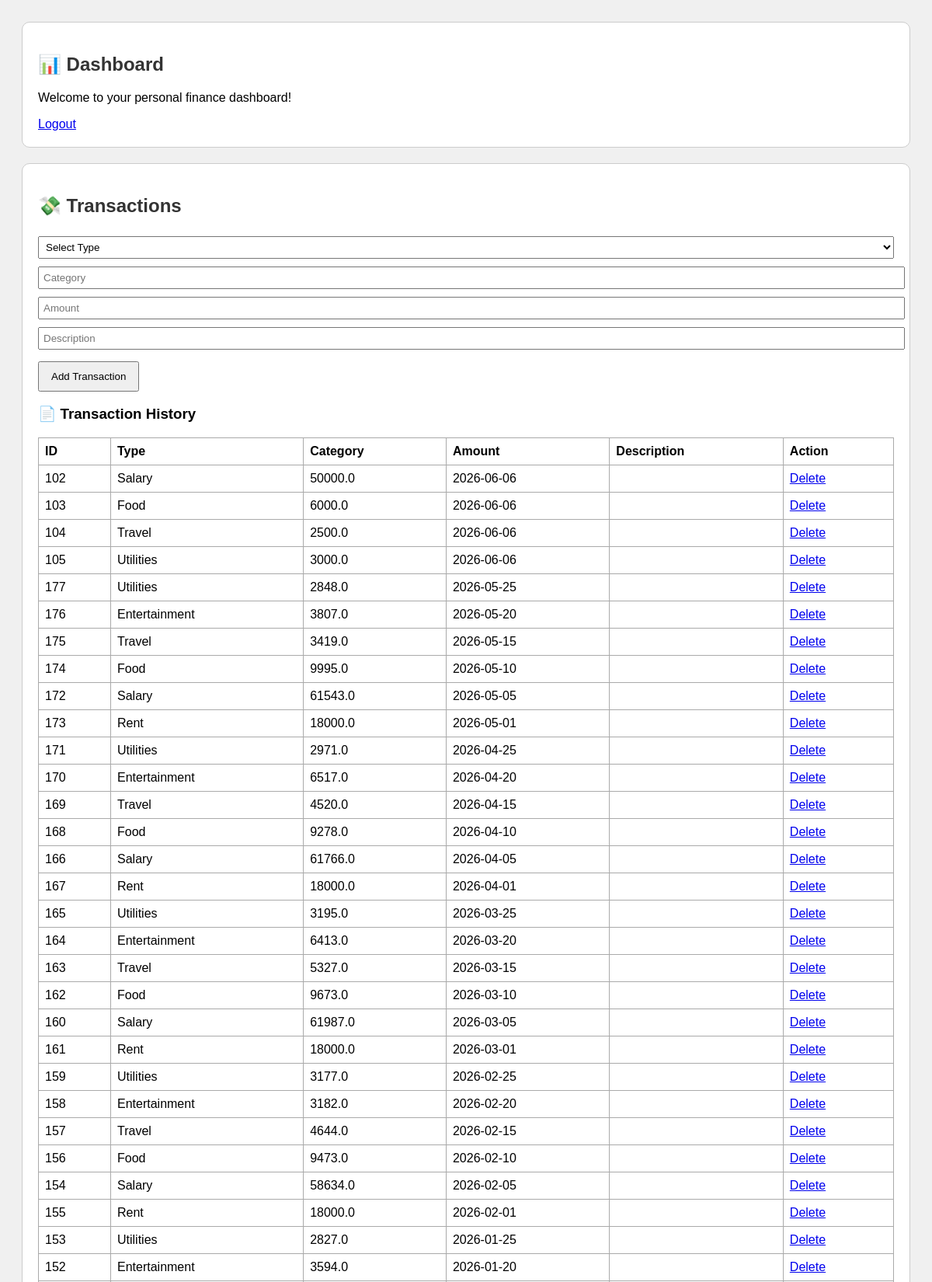
The page / (signed in, upper part) on the database its author committed.
### tables this page shows
CREATE TABLE transactions (
            id INTEGER PRIMARY KEY AUTOINCREMENT,
            user_id INTEGER NOT NULL,
            type TEXT CHECK(type IN ('Income', 'Expense')) NOT NULL,
            category TEXT NOT NULL,
            amount REAL NOT NULL,
            date TEXT NOT NULL,
            description TEXT,
            FOREIGN KEY (user_id) REFERENCES users(id)
        );

### app.py (the view, shortened to what this page needs)
@app.route("/")
def home():
    logged_in = "user_id" in session
    user_id = session.get("user_id")
    txs = []
    summary_data = []
    if logged_in and user_id:
        conn = get_db_connection()
        cursor = conn.cursor()
        cursor.execute("SELECT id, type, category, amount, date, description FROM transactions WHERE user_id = ? ORDER BY date DESC", (user_id,))
        txs = cursor.fetchall()
        now = datetime.now()
        cursor.execute("SELECT category, amount FROM budgets WHERE user_id = ? AND month = ? AND year = ?", (user_id, str(now.month), str(now.year)))
        budgets = cursor.fetchall()
        conn.close()
    return render_template(
        "dashboard.html",
        show_register=not logged_in,
        show_login=not logged_in,
        show_dashboard=logged_in,
        transactions=txs,
        summary=summary_data
    )

### database.py (called while the page is built)
def get_db_connection():
    conn = sqlite3.connect("finance.db")
    return conn

### templates/dashboard.html (shortened to what this page needs)
<!DOCTYPE html>
<html lang="en">
  <head>
  </head>
  <body>
     {% if show_dashboard %}
    <div class="section">
      <h2>📊 Dashboard</h2>
      <p>Welcome to your personal finance dashboard!</p>
      <a href="/logout">Logout</a>
    </div>
    <div class="section">
      <h2>💸 Transactions</h2>
      <form method="POST" action="/add_transaction">
        <select name="type" required>
          <option value="">Select Type</option>
          <option value="Expense">Expense</option></select
        ><br />
        <input
          type="text"
          name="category"
          placeholder="Category"
          required
        /><br />
        <input
          type="number"
          name="amount"
          placeholder="Amount"
          required
        /><br />
        <input type="text" name="description" placeholder="Description" /><br />
        <button type="submit">Add Transaction</button>
      </form>
      {% if transactions %}
      <h3>📄 Transaction History</h3>
      <table>
        <tr>
          <th>ID</th>
          <th>Type</th>
          <th>Category</th>
          <th>Amount</th>
          <th>Description</th>
          <th>Action</th>
        </tr>
        {% for txn in transactions %}
        <tr>
          <td>{{ txn[0] }}</td>
          <td>{{ txn[2] }}</td>
          <td>{{ txn[3] }}</td>
          <td>{{ txn[4] }}</td>
          <td>{{ txn[6] }}</td>
          <td><a href="/delete/{{ txn[0] }}">Delete</a></td>
        </tr>
        {% endfor %}
      </table>
      {% endif %}
    </div>
    {% endif %}
  </body>
</html>

### templates/dashboard.html (style rules this page uses)
body { font-family: Arial; padding: 20px; background: #f0f0f0; }
.section { border: 1px solid #ccc; border-radius: 10px; background: #fff; padding: 20px; margin-bottom: 20px; }
h2 { color: #333; }
input, select { padding: 5px; margin: 5px 0; width: 100%; }
button { padding: 10px 15px; margin-top: 10px; }
table { width: 100%; border-collapse: collapse; margin-top: 10px; }
th, td { border: 1px solid #aaa; padding: 8px; text-align: left; }

### rows shown on the page
transactions: id "102", category "Salary", amount "50000.0", date "2026-06-06"
transactions: id "103", category "Food", amount "6000.0", date "2026-06-06"
transactions: id "104", category "Travel", amount "2500.0", date "2026-06-06"
transactions: id "105", category "Utilities", amount "3000.0", date "2026-06-06"
transactions: id "177", category "Utilities", amount "2848.0", date "2026-05-25"
transactions: id "176", category "Entertainment", amount "3807.0", date "2026-05-20"
transactions: id "175", category "Travel", amount "3419.0", date "2026-05-15"
transactions: id "174", category "Food", amount "9995.0", date "2026-05-10"
transactions: id "172", category "Salary", amount "61543.0", date "2026-05-05"
transactions: id "173", category "Rent", amount "18000.0", date "2026-05-01"
transactions: id "171", category "Utilities", amount "2971.0", date "2026-04-25"
transactions: id "170", category "Entertainment", amount "6517.0", date "2026-04-20"
transactions: id "169", category "Travel", amount "4520.0", date "2026-04-15"
transactions: id "168", category "Food", amount "9278.0", date "2026-04-10"
transactions: id "166", category "Salary", amount "61766.0", date "2026-04-05"
transactions: id "167", category "Rent", amount "18000.0", date "2026-04-01"
transactions: id "165", category "Utilities", amount "3195.0", date "2026-03-25"
transactions: id "164", category "Entertainment", amount "6413.0", date "2026-03-20"
transactions: id "163", category "Travel", amount "5327.0", date "2026-03-15"
transactions: id "162", category "Food", amount "9673.0", date "2026-03-10"
transactions: id "160", category "Salary", amount "61987.0", date "2026-03-05"
transactions: id "161", category "Rent", amount "18000.0", date "2026-03-01"
transactions: id "159", category "Utilities", amount "3177.0", date "2026-02-25"
transactions: id "158", category "Entertainment", amount "3182.0", date "2026-02-20"
transactions: id "157", category "Travel", amount "4644.0", date "2026-02-15"
transactions: id "156", category "Food", amount "9473.0", date "2026-02-10"
transactions: id "154", category "Salary", amount "58634.0", date "2026-02-05"
transactions: id "155", category "Rent", amount "18000.0", date "2026-02-01"
transactions: id "153", category "Utilities", amount "2827.0", date "2026-01-25"
transactions: id "152", category "Entertainment", amount "3594.0", date "2026-01-20"
